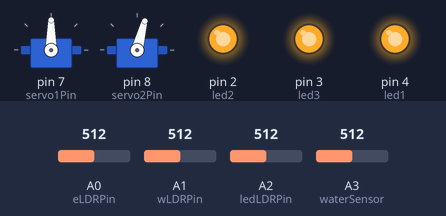
Simulated run of this sketch. Board: Arduino Uno, built with avr-gcc and run on an emulated ATmega328P. Shown: 2 × servo, output pins drawn as LEDs (lit = HIGH). Inputs (shaded band) come from the test bench; at power-on: A1 (wLDRPin) = 512, A3 (waterSensor) = 512, A2 (ledLDRPin) = 512, A0 (eLDRPin) = 512. What the sketch prints to the serial monitor is not drawn.

Above: at 1.2 s.
1.3 s: A1 (wLDRPin) set to 531
At 1.46 s:
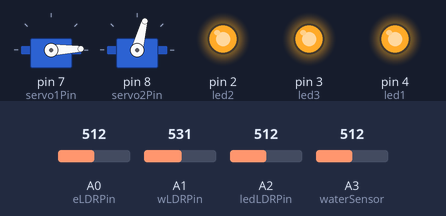
At 3.27 s:
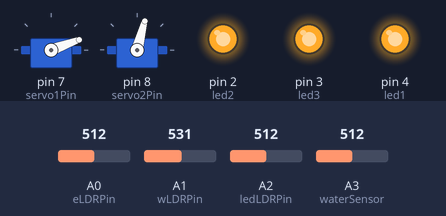
4.3 s: A3 (waterSensor) set to 412
7.3 s: A3 (waterSensor) set to 388
At 7.51 s:
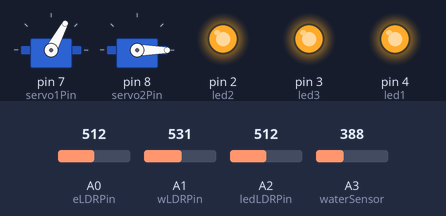
10.3 s: A2 (ledLDRPin) set to 589
13.3 s: A2 (ledLDRPin) set to 617
At 13.47 s:
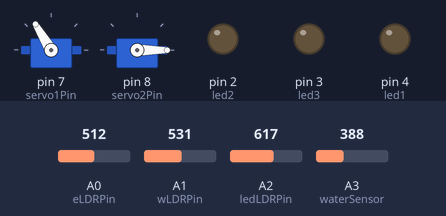
16.3 s: A0 (eLDRPin) set to 610
Timing chart, 0 to 22.8 s (numbered marks = the images above; inputs shaded):
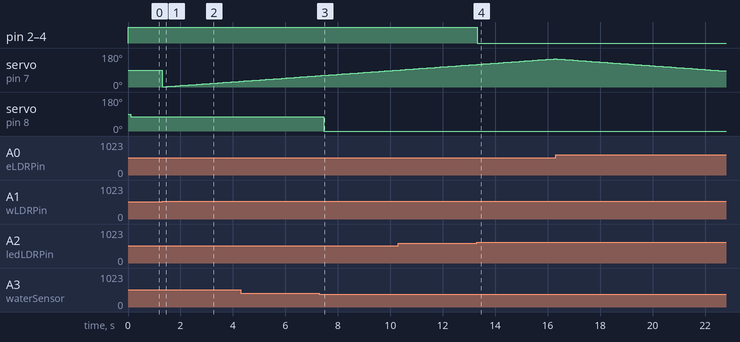

The sketch:

city.ino
```cpp
#include<Servo.h>
int servo2Pin=8;
int waterSensor=A3;
int waterSensorValue;


int servo1Pin=7;
Servo s;
Servo s1;
int eLDRPin = A0;
int wLDRPin = A1;
int eastLDR = 0;
int westLDR = 0;
int difference = 0;
int servo1SET=0;

int led1=4;
int led2=2;
int led3=3;
int ledLDRPin = A2;
int ledLDR=0;

void setup() {
  // put your setup code here, to run once:
s.attach(servo1Pin);
s1.attach(servo2Pin);
Serial.begin(9600);
pinMode(led1, OUTPUT);
pinMode(led2, OUTPUT);
pinMode(led3, OUTPUT);
}

void loop() {
//περιπου στα 300 ειναι ποτισμενο στα 600 θελει ποτισμα
// put your main code here, to run repeatedly:
int waterSensorValue=analogRead(waterSensor);
Serial.print(analogRead(waterSensor));

//Serial.print(analogRead(ledLDRPin));
ledLDR=analogRead(ledLDRPin);
//Serial.print("ledLDR");
//Serial.println(ledLDR);
if (ledLDR<600){
digitalWrite(led1, HIGH);
digitalWrite(led2, HIGH);
digitalWrite(led3, HIGH);
}
else{
digitalWrite(led1, LOW);
digitalWrite(led2, LOW);
digitalWrite(led3, LOW);
}

eastLDR=analogRead(eLDRPin);
westLDR=analogRead(wLDRPin);

difference = westLDR - eastLDR;
if (difference >1) {
  if (servo1SET <=150) {
    servo1SET ++;
    s.write(servo1SET);
  }
}
  else if (difference <-1) {
  if (servo1SET >=30) {
    servo1SET --;
    s.write(servo1SET);
}
}
delay(100);

s1.write(0);
if (waterSensorValue<400) {
  s1.write(0);}
else if (waterSensorValue>=400) {
  s1.write(75);}

}
```

Measured:
- the behaviour switches between 513 and 514 on A1 (wLDRPin) (found by bisection; images 0 and 1)
- the behaviour switches between 400 and 399 on A3 (waterSensor) (found by bisection; images 2 and 3)
- the behaviour switches between 599 and 600 on A2 (ledLDRPin) (found by bisection; images 3 and 4)
- after the input at 1.3 s, servo on pin 7 (servo1Pin): 90° → 1° at once, → 2° 0.10 s later, → 3° 0.10 s later, → 4° 0.10 s later, … (30 changes in this stretch)
- after the input at 7.3 s, servo on pin 8 (servo2Pin): 75° → 0° after 0.17 s
- after the input at 13.3 s, pin 2 (led2), pin 3 (led3), pin 4 (led1): HIGH → LOW at once
